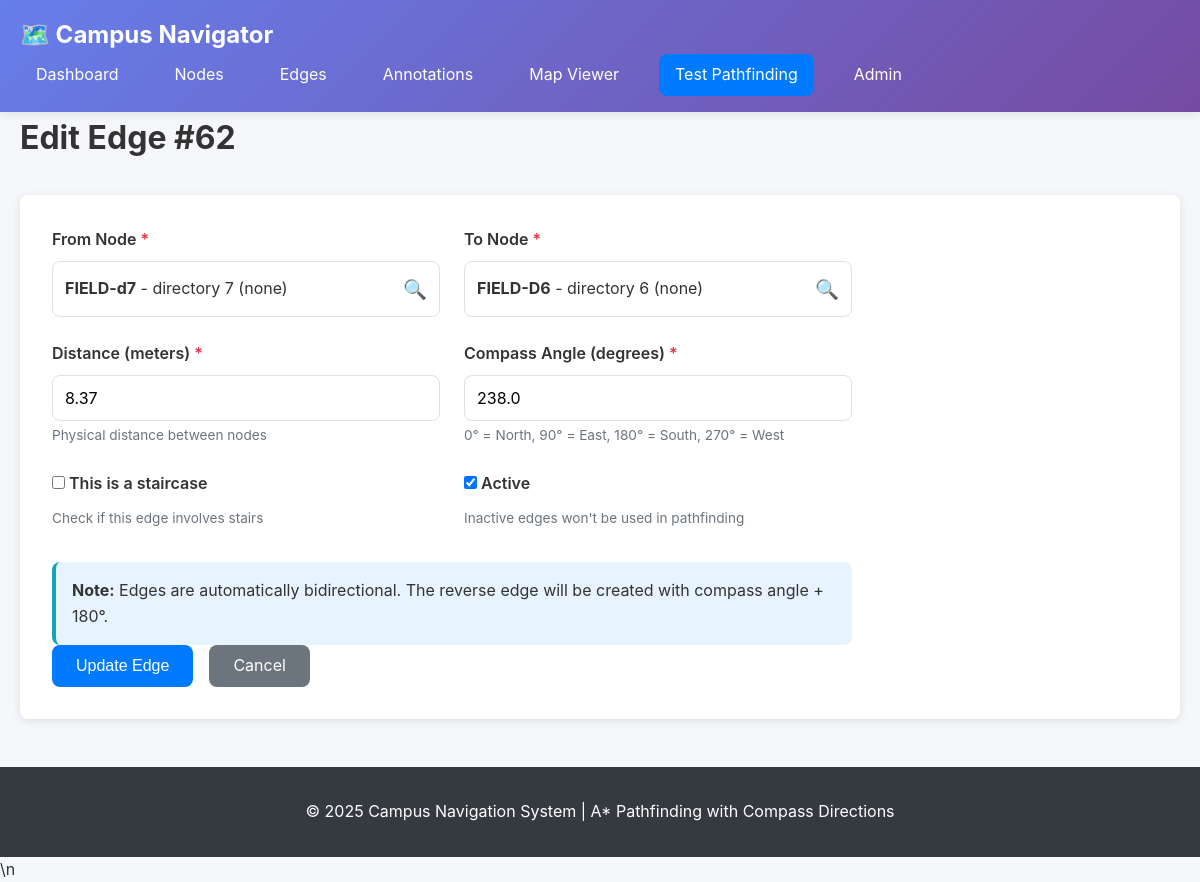
Screenshot of /edges/62/edit/ with the database file from the repository.
### rec/models.py (models this page shows, shortened)
class Edges(models.Model):
    edge_id = models.AutoField(primary_key=True)
    from_node = models.ForeignKey(Nodes, related_name='from_edges', on_delete=models.CASCADE)
    to_node = models.ForeignKey(Nodes, related_name='to_edges', on_delete=models.CASCADE)
    distance = models.FloatField(validators=[MinValueValidator(0.0)]) #distance in meters
    compass_angle = models.FloatField(validators=[MinValueValidator(0.0)], help_text="Compass angle in degrees (0-360) from from_node to to_node")
    created_at = models.DateTimeField(auto_now_add=True)
    is_staircase = models.BooleanField(default=False) #Crucial. Set to True if this path is a stair.
    is_active = models.BooleanField(default=True) #If false, this edge is not considered in pathfinding.

class Nodes(models.Model):
    node_id = models.AutoField(primary_key=True)
    node_code = models.CharField(max_length=255, unique=True)
    name = models.CharField(max_length=255)
    building = models.CharField(max_length=255)
    floor_level = models.IntegerField()
    type_of_node = models.CharField(max_length=255, default='room')
    image360 = models.ImageField(upload_to='360_images/', blank=True, null=True, help_text='Upload 360° panorama image')
    qrcode = models.ImageField(upload_to='qrcodes/', blank=True, null=True, help_text='Auto-generated QR code')
    description = models.TextField(blank=True, null=True)
    map_x = models.FloatField(null=True, blank=True, validators=[MinValueValidator(0.0), MaxValueValidator(100.0)],
                              help_text='X coordinate on campus map (0-100%, left to right)')
    map_y = models.FloatField(null=True, blank=True, validators=[MinValueValidator(0.0), MaxValueValidator(100.0)],
                              help_text='Y coordinate on campus map (0-100%, top to bottom)')
    created_at = models.DateTimeField(auto_now_add=True)

### rec/views.py (the view, shortened to what this page needs)
# urls.py: path('edges/<int:edge_id>/edit/', views.edge_edit, name='edge_edit'),
def edge_edit(request, edge_id):
    edge = get_object_or_404(Edges, edge_id=edge_id)
    nodes = Nodes.objects.all().order_by('building', 'name')
    return render(request, 'rec/edge_form.html', {'mode': 'edit', 'edge': edge, 'nodes': nodes})

### rec/templates/rec/edge_form.html (shortened to what this page needs)
{% extends 'rec/base.html' %}
{% block content %}
<div class="page-header">
    <h1>{% if mode == 'edit' %}Edit Edge #{{ edge.edge_id }}{% else %}Create New Edge{% endif %}</h1>
</div>
<div class="form-container">
    <form method="post" class="data-form">
        <div class="form-grid">
            <div class="form-group">
                <label for="from_node">From Node <span class="required">*</span></label>
                <div class="node-selector" onclick="openNodeModal('from_node')">
                    <div class="node-selector-display" id="from_node_display">
                        {% if mode == 'edit' %}
                            <strong>{{ edge.from_node.node_code }}</strong> - {{ edge.from_node.name }} ({{ edge.from_node.building }})
                        {% else %}
                            <span class="placeholder">Click to select starting node...</span>
                        {% endif %}
                    </div>
                    <span class="node-selector-icon">🔍</span>
                </div>
            </div>
            <div class="form-group">
                <label for="to_node">To Node <span class="required">*</span></label>
                <div class="node-selector" onclick="openNodeModal('to_node')">
                    <div class="node-selector-display" id="to_node_display">
                        {% if mode == 'edit' %}
                            <strong>{{ edge.to_node.node_code }}</strong> - {{ edge.to_node.name }} ({{ edge.to_node.building }})
                        {% else %}
                            <span class="placeholder">Click to select destination node...</span>
                        {% endif %}
                    </div>
                    <span class="node-selector-icon">🔍</span>
                </div>
            </div>
            <div class="form-group">
                <label for="distance">Distance (meters) <span class="required">*</span></label>
                <input type="number" id="distance" name="distance" step="0.01" min="0" required
                       value="{% if mode == 'edit' %}{{ edge.distance }}{% endif %}"
                       placeholder="e.g., 15.5">
                <small>Physical distance between nodes</small>
            </div>
            <div class="form-group">
                <label for="compass_angle">Compass Angle (degrees) <span class="required">*</span></label>
                <input type="number" id="compass_angle" name="compass_angle" step="0.1" min="0" max="360" required
                       value="{% if mode == 'edit' %}{{ edge.compass_angle }}{% endif %}"
                       placeholder="e.g., 90">
                <small>0° = North, 90° = East, 180° = South, 270° = West</small>
            </div>
            <div class="form-group">
                <label>
                    <input type="checkbox" name="is_staircase"
                           {% if mode == 'edit' and edge.is_staircase %}checked{% endif %}>
                    This is a staircase
                </label>
                <small>Check if this edge involves stairs</small>
            </div>
            <div class="form-group">
                <label>
                    <input type="checkbox" name="is_active"
                           {% if mode == 'create' or mode == 'edit' and edge.is_active %}checked{% endif %}>
                    Active
                </label>
                <small>Inactive edges won't be used in pathfinding</small>
            </div>
        </div>
        <div class="info-box">
            <strong>Note:</strong> Edges are automatically bidirectional. The reverse edge will be created with compass angle + 180°.
        </div>
        <div class="form-actions">
            <button type="submit" class="btn-primary">{% if mode == 'edit' %}Update{% else %}Create{% endif %} Edge</button>
            <a href="{% url 'edges_list' %}" class="btn-secondary">Cancel</a>
        </div>
    </form>
</div>
{% endblock %}
{% block extra_js %}\n
{% endblock %}

### rec/static/rec/css/style.css (style rules this page uses)
:root { --primary-color: #007bff; --secondary-color: #6c757d; --success-color: #28a745; --danger-color: #dc3545; --warning-color: #ffc107; --info-color: #17a2b8; --light-color: #f8f9fa; --dark-color: #343a40; --border-color: #dee2e6; --border-radius: 8px; --box-shadow: 0 2px 10px rgba(0,0,0,0.1); }
* { margin: 0; padding: 0; box-sizing: border-box; }
body { font-family: -apple-system, BlinkMacSystemFont, 'Segoe UI', Roboto, 'Helvetica Neue', Arial, sans-serif; line-height: 1.6; color: #333; background: #f5f7fa; }
.page-header { display: flex; justify-content: space-between; align-items: center; margin-bottom: 2rem; }
.page-header h1 { font-size: 2rem; }
.btn-primary, .btn-secondary, .btn-danger, .btn-link { display: inline-block; padding: 0.5rem 1.5rem; border: none; border-radius: var(--border-radius); text-decoration: none; cursor: pointer; font-size: 1rem; transition: all 0.3s; }
.btn-primary { background: var(--primary-color); color: white; }
.btn-secondary { background: var(--secondary-color); color: white; }
.form-container { background: white; padding: 2rem; border-radius: var(--border-radius); box-shadow: var(--box-shadow); }
.data-form { max-width: 800px; }
.form-grid { display: grid; grid-template-columns: repeat(auto-fit, minmax(300px, 1fr)); gap: 1.5rem; margin-bottom: 2rem; }
.form-group { display: flex; flex-direction: column; }
.form-group label { font-weight: 600; margin-bottom: 0.5rem; }
.form-group input, .form-group select, .form-group textarea { padding: 0.75rem; border: 1px solid var(--border-color); border-radius: var(--border-radius); font-size: 1rem; font-family: inherit; }
.form-group small { color: var(--secondary-color); font-size: 0.85rem; margin-top: 0.25rem; }
.required { color: var(--danger-color); }
.node-selector, .node-selector-pathfinding { display: flex; align-items: center; padding: 0.75rem; border: 1px solid var(--border-color); border-radius: var(--border-radius); cursor: pointer; background: white; transition: all 0.3s; }
.node-selector-display { flex: 1; }
.node-selector-icon { margin-left: 0.5rem; font-size: 1.2rem; }
.form-actions { display: flex; gap: 1rem; }
.info-box { background: #e7f3ff; border-left: 4px solid var(--info-color); padding: 1rem; margin-top: 1.5rem; border-radius: var(--border-radius); }

### rec/templates/rec/edge_form.html (style rules this page uses)
.node-selector { display: flex; align-items: center; padding: 0.75rem; border: 1px solid var(--border-color); border-radius: var(--border-radius); cursor: pointer; background: white; transition: all 0.3s; }
.node-selector-display { flex: 1; }
.node-selector-icon { margin-left: 0.5rem; font-size: 1.2rem; }

### rows the page displays
Edges: edge_id "62", from_node.node_code "FIELD-d7", from_node.name "directory 7", from_node.building "none", to_node.node_code "FIELD-D6", to_node.name "directory 6", to_node.building "none", distance "8.37", compass_angle "238.0", is_active "☑"
